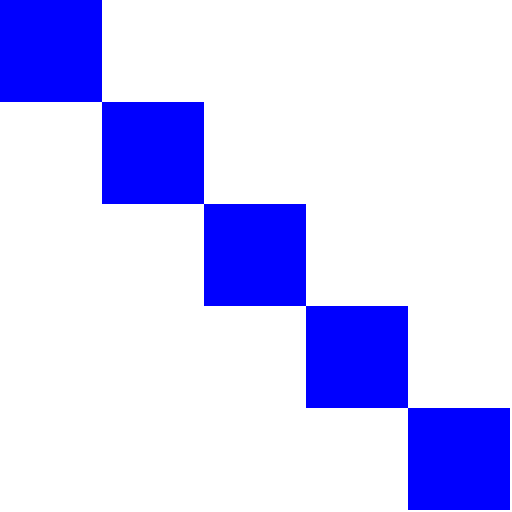
Frame 1 (no input)
Frame 60 (the mouse pressed at the canvas centre just before this capture): identical to frame 1, image omitted
Frame 120 (the mouse held since frame 60 and released just before this capture): identical to frame 1, image omitted

The Processing sketch that drew this single still picture (run headless with seeded random() and noise(); from frame 60 on, the mouse is pressed at the canvas centre):

// Processing sketch: quiz2_1
// ── quiz2_1.pde
int x=512;
int y=512;
void settings(){
    size(x, y);
}

void setup() {
    background(255,255,255);
    int m=5;
    fill(0, 0,255);
    noStroke();
    for(int i=0;i<m;i++){
        rect(i*(x/m), i*(y/m), (x/m), (y/m));
    }
}

void draw(){

}
